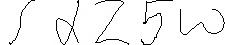
#> input picture glued_images/glued_image0.jpg, 225 x 45 px, given as the content of the folder home/laars/uni/WS2017/tensorflow/final/data/extracted_images, which was not available
$ python glue.py
#> lines starting #> are read from the running program, lines starting #| are printed output that depends on the picture; pictures that were not available may be replaced by others from this repository, and a replacement may not be noted
### Simple script to put together a number of jpgs from the kaggle dataset.
### An arbitrary number of symbols, length and number of equations is set.

from PIL import Image
import sys
import os
import random
import re
import numpy as np
# variables
symbols_in_image = 5    # the no. of symbols every formula has
num_of_images = 10000     # the no of formulas created

input_path = '/home/laars/uni/WS2017/tensorflow/final/data/extracted_images'
output_folder = '/home/laars/uni/WS2017/tensorflow/final/glued_images'


# Our dictionary containing 20 symbols of the Kaggle Handwritten Math Symbols Dataset:
# https://www.kaggle.com/xainano/handwrittenmathsymbols
# Maps symbols to numbers.
dictionary = {
        '0' : 0,
        '1' : 1,
        '2' : 2,
        '3' : 3,
        '4' : 4,
        'pi' : 5,
        'rightarrow' : 6,
        'infty' : 7,
        'X' : 8,
        '+' : 9,
        '-' : 10,
        '=' : 11,
        '!' : 12,
        'A' : 13,
        'sigma' : 14,
        'alpha' : 15,
        'cos' : 16,
        'sqrt' : 17,
        '[' : 18,
        ']' : 19
        }


# Method to get all single picture-files in a list
# and put them at the right place in dictionary.
def get_symbols():
    symbols = {}
    for root, dirs, files in os.walk(input_path):
        actual_symbol = []
        for file in files:
            path_file = os.path.join(root, file)
            actual_symbol.append(path_file)
            symbols[re.sub("/.*", "", path_file.replace(input_path, "").replace("/", "", 1))] = actual_symbol

    return symbols # contains ALL images in given input folder


# Glue random symbols together as a "formula", transform labels into one-hot-matrices
# and save as numpy files.

def glue(symbols, symbols_in_image, num_of_images, output_path):

#> called with symbols_in_image = 5, num_of_images = 7000
    all_im = []
    one_hots = []

    for j in range(num_of_images):


        symbols_used = []
        for i in range(symbols_in_image):
            # get a random key and symbol
            # append it to symbols_used as tuple
            key = random.choice(list(symbols.keys()))
            symbols_used.append((key, random.choice(symbols[key])))
        # open files as Image objects
        images = list(map(Image.open, [symbol[1] for symbol in symbols_used]))

        ### Data ###
        # gather data for glued image
        widths, heights = zip(*(i.size for i in images))
        total_width = sum(widths)
        max_height = max(heights)
        # create new Image object
        new_im = Image.new('RGB', (total_width, max_height), (255, 255, 255))

        # paste symbols in symbols_used vertically in the new Image
        x_offset = 0
        for im in images:
            new_im.paste(im, (x_offset, 0))
            x_offset += im.size[0]
        # convert to numpy array
        all_im.append(np.asarray(new_im))

        ### Labels ###

        label_as_num = []
        # Get labels in symbols_used and get correct key from dictionary
        for string in symbols_used:
            label_as_num.append(dictionary[string[0]])

        # convert label-list to one-hot-matrix
        one_hot = np.zeros((5, 20))
        one_hot[np.arange(5), label_as_num] = 1
        one_hots.append(one_hot)
#> this loop made 1 pass
#> (widths, heights, total_width, max_height) on pass 1: ((225, 225, 225, 225, 225), (45, 45, 45, 45, 45), 1125, 45)
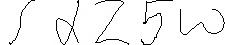
#> input picture glued_images/glued_image0.jpg, 225 x 45 px, given as the content of the folder home/laars/uni/WS2017/tensorflow/final/data/extracted_images, which was not available
#> im is the input picture: PIL image 225x45 RGB; min 0, max 255, mean 241.9
#> after the loop:
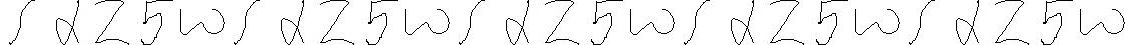
#> new_im: PIL image 1125x45 RGB; min 0, max 255, mean 241.9
#> after the loop, all_im = 1 item; one_hots = []

    # save as numpy files .npy
    # labels and data, respectively
    np.save(output_path + "_data", all_im)
    np.save(output_path + "_labels", one_hots)

    print("Done.")


if __name__ == "__main__":

    symbols = get_symbols()

#> (the run stopped early here; a loop or call above may not have finished)

$ run again, on glued_images/glued_image12.jpg
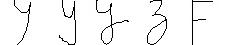
#> input picture glued_images/glued_image12.jpg, 225 x 45 px, given as the content of the folder home/laars/uni/WS2017/tensorflow/final/data/extracted_images, which was not available
#> the loop in glue, `for j in range(num_of_images):  ` made 1 pass
#> (widths, heights, total_width, max_height) on pass 1: ((225, 225, 225, 225, 225), (45, 45, 45, 45, 45), 1125, 45)
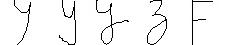
#> input picture glued_images/glued_image12.jpg, 225 x 45 px, given as the content of the folder home/laars/uni/WS2017/tensorflow/final/data/extracted_images, which was not available
#> in glue, im is the input picture: PIL image 225x45 RGB; min 0, max 255, mean 242.5
#> after the loop in glue, `for j in range(num_of_images):`:
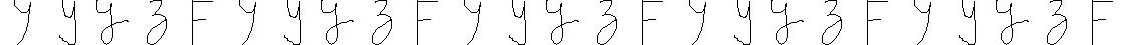
#> new_im: PIL image 1125x45 RGB; min 0, max 255, mean 242.5
#> after the loop in glue, `for j in range(num_of_images):`: all_im = 1 item; one_hots = []

$ run again, on glued_images/glued_image13.jpg
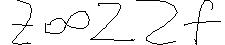
#> input picture glued_images/glued_image13.jpg, 225 x 45 px, given as the content of the folder home/laars/uni/WS2017/tensorflow/final/data/extracted_images, which was not available
#> the loop in glue, `for j in range(num_of_images):  ` made 1 pass
#> (widths, heights, total_width, max_height) on pass 1: ((225, 225, 225, 225, 225), (45, 45, 45, 45, 45), 1125, 45)
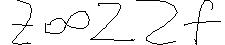
#> input picture glued_images/glued_image13.jpg, 225 x 45 px, given as the content of the folder home/laars/uni/WS2017/tensorflow/final/data/extracted_images, which was not available
#> in glue, im is the input picture: PIL image 225x45 RGB; min 0, max 255, mean 240.4
#> after the loop in glue, `for j in range(num_of_images):`:
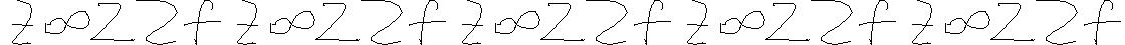
#> new_im: PIL image 1125x45 RGB; min 0, max 255, mean 240.4
#> after the loop in glue, `for j in range(num_of_images):`: all_im = 1 item; one_hots = []

$ run again, on glued_images/glued_image14.jpg
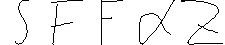
#> input picture glued_images/glued_image14.jpg, 225 x 45 px, given as the content of the folder home/laars/uni/WS2017/tensorflow/final/data/extracted_images, which was not available
#> the loop in glue, `for j in range(num_of_images):  ` made 1 pass
#> (widths, heights, total_width, max_height) on pass 1: ((225, 225, 225, 225, 225), (45, 45, 45, 45, 45), 1125, 45)
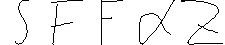
#> input picture glued_images/glued_image14.jpg, 225 x 45 px, given as the content of the folder home/laars/uni/WS2017/tensorflow/final/data/extracted_images, which was not available
#> in glue, im is the input picture: PIL image 225x45 RGB; min 0, max 255, mean 241.8
#> after the loop in glue, `for j in range(num_of_images):`:
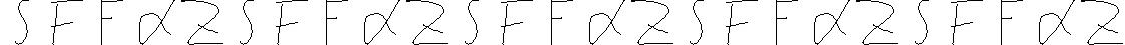
#> new_im: PIL image 1125x45 RGB; min 0, max 255, mean 241.8
#> after the loop in glue, `for j in range(num_of_images):`: all_im = 1 item; one_hots = []
